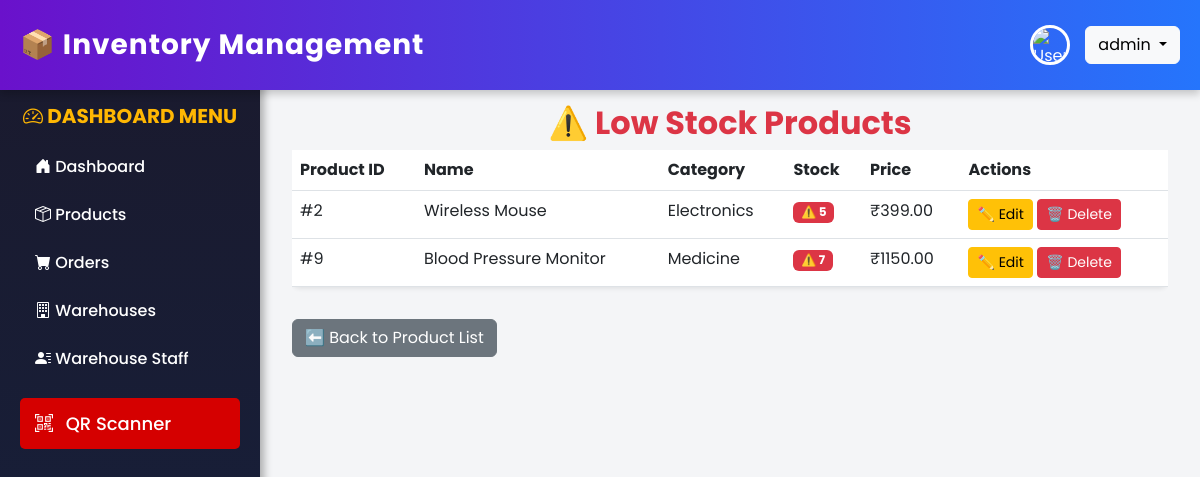
/low-stock/ (signed in), run on an earlier commit of the app's database.
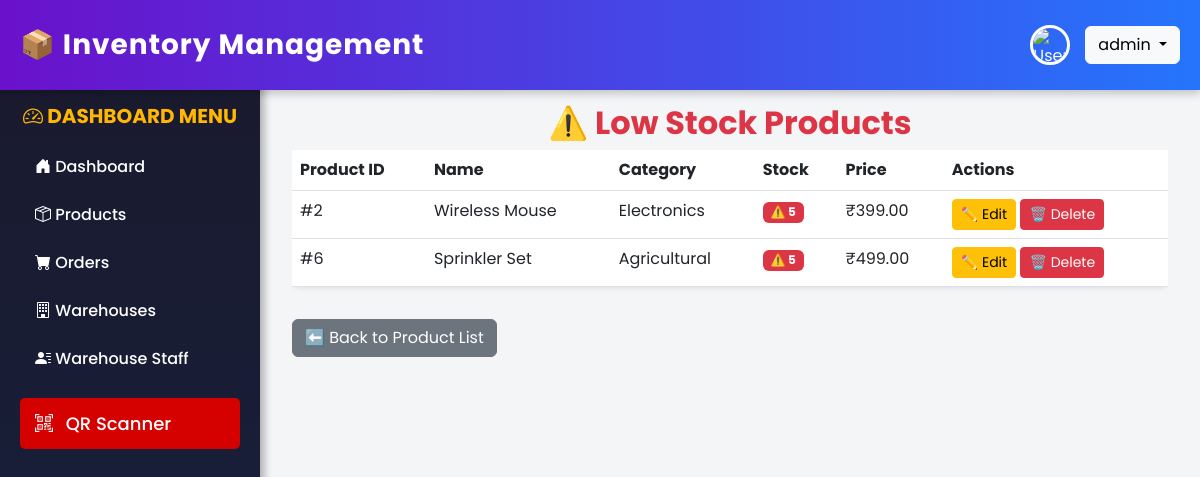
And on a later commit of the database.
### inventory/models.py (models this page shows, shortened)
class Product(models.Model):
    name = models.CharField(max_length=255)
    stock_keeping_unit = models.CharField(max_length=100)
    category = models.ForeignKey('Category', on_delete=models.CASCADE)
    quantity_in_stock = models.PositiveIntegerField()
    reorder_level = models.PositiveIntegerField(default=10)
    supplier = models.ForeignKey('Supplier', on_delete=models.SET_NULL, null=True, blank=True)
    purchase_price = models.DecimalField(max_digits=10, decimal_places=2)
    selling_price = models.DecimalField(max_digits=10, decimal_places=2)
    description = models.TextField(blank=True, null=True)
    warehouse_location = models.CharField(max_length=255)
    created_at = models.DateTimeField(auto_now_add=True)
    product_image = models.ImageField(upload_to="product_images/", null=True, blank=True)
    barcode = models.ImageField(upload_to="qrcodes/", blank=True, null=True)

class Category(models.Model):
    name = models.CharField(max_length=255, unique=True)
    def __str__(self):
        return self.name

### inventory/views.py (the view)
# urls.py: path("low-stock/", views.low_stock_products, name="low_stock_products"),
def low_stock_products(request):
    low_stock_products = Product.objects.filter(quantity_in_stock__lt=10)
    return render(request, "inventory/stock/low_stock_products.html", {"products": low_stock_products})

### inventory/templates/inventory/stock/low_stock_products.html
{% extends 'inventory/base.html' %} {% block content %}
<div class="container">
  <h2 class="mt-4 fw-bold text-danger text-center">⚠️ Low Stock Products</h2>
  <div class="table-responsive">
    <table class="table table-hover shadow-sm rounded-3">
      <thead
        class="text-white"
        style="background: linear-gradient(135deg, #ff0000, #ff6a00)"
      >
        <tr>
          <th>Product ID</th>
          <th>Name</th>
          <th>Category</th>
          <th>Stock</th>
          <th>Price</th>
          <th>Actions</th>
        </tr>
      </thead>
      <tbody>
        {% for product in products %}
        <tr>
          <td>#{{ product.id }}</td>
          <td>{{ product.name }}</td>
          <td>{{ product.category }}</td>
          <td>
            <span class="badge bg-danger"
              >⚠️ {{ product.quantity_in_stock }}</span
            >
          </td>
          <td>₹{{ product.selling_price }}</td>
          <td>
            <a
              href="{% url 'inventory:edit_product' product.id %}"
              class="btn btn-warning btn-sm"
              >✏️ Edit</a
            >
            <a
              href="{% url 'inventory:delete_product' product.id %}"
              class="btn btn-danger btn-sm"
              >🗑️ Delete</a
            >
          </td>
        </tr>
        {% empty %}
        <tr>
          <td colspan="6" class="text-center">No low-stock products.</td>
        </tr>
        {% endfor %}
      </tbody>
    </table>
  </div>
  <a href="{% url 'inventory:product_list' %}" class="btn btn-secondary mt-3"
    >⬅️ Back to Product List</a
  >
</div>
{% endblock %}

What changed in the data, as far as the page shows it:
no longer on this page (row edited): Product: id "9", name "Blood Pressure Monitor", category "Medicine", quantity_in_stock "7", selling_price "1150.00"
now on this page (row edited): Product: id "6", name "Sprinkler Set", category "Agricultural", quantity_in_stock "5", selling_price "499.00"
